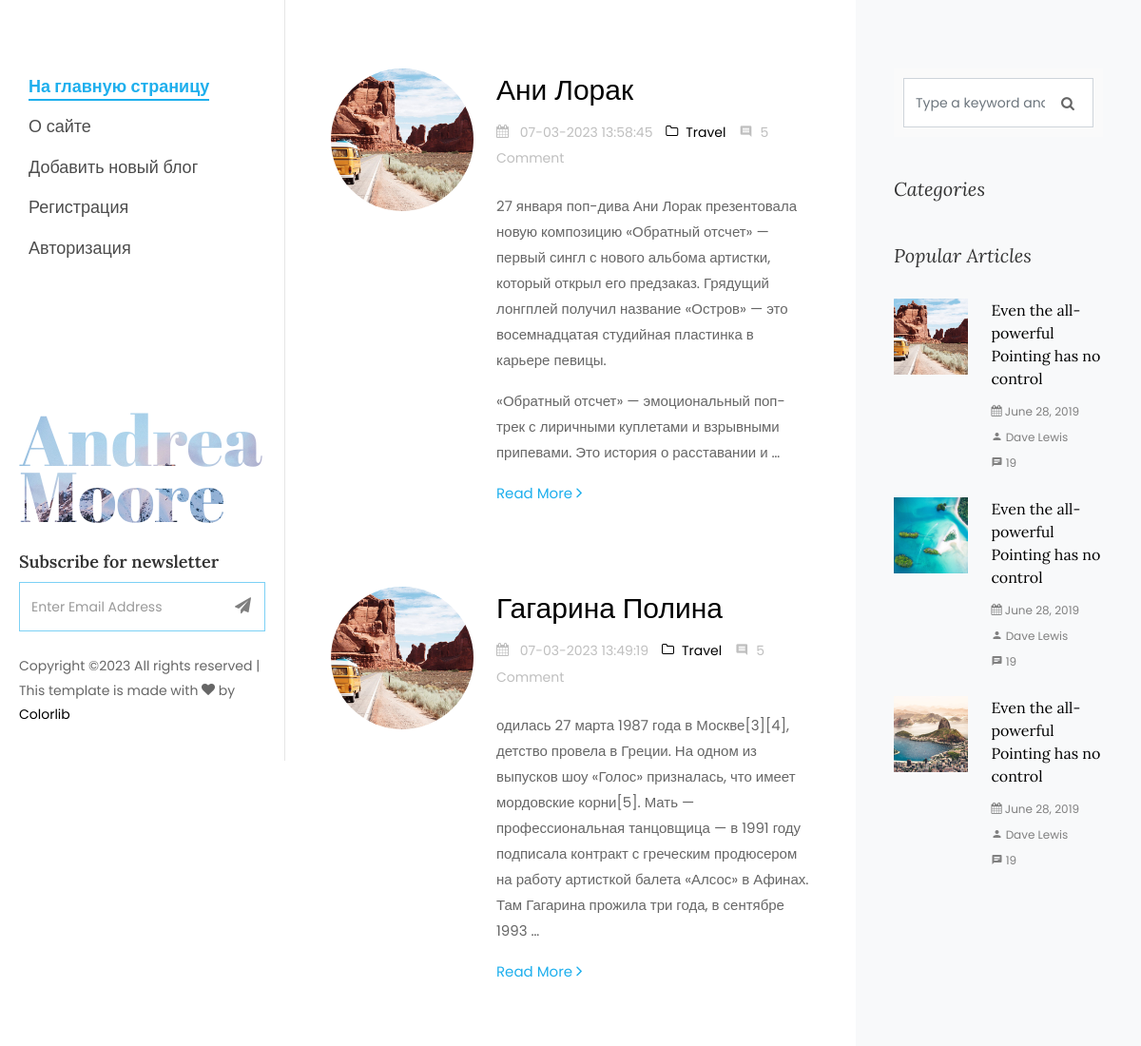
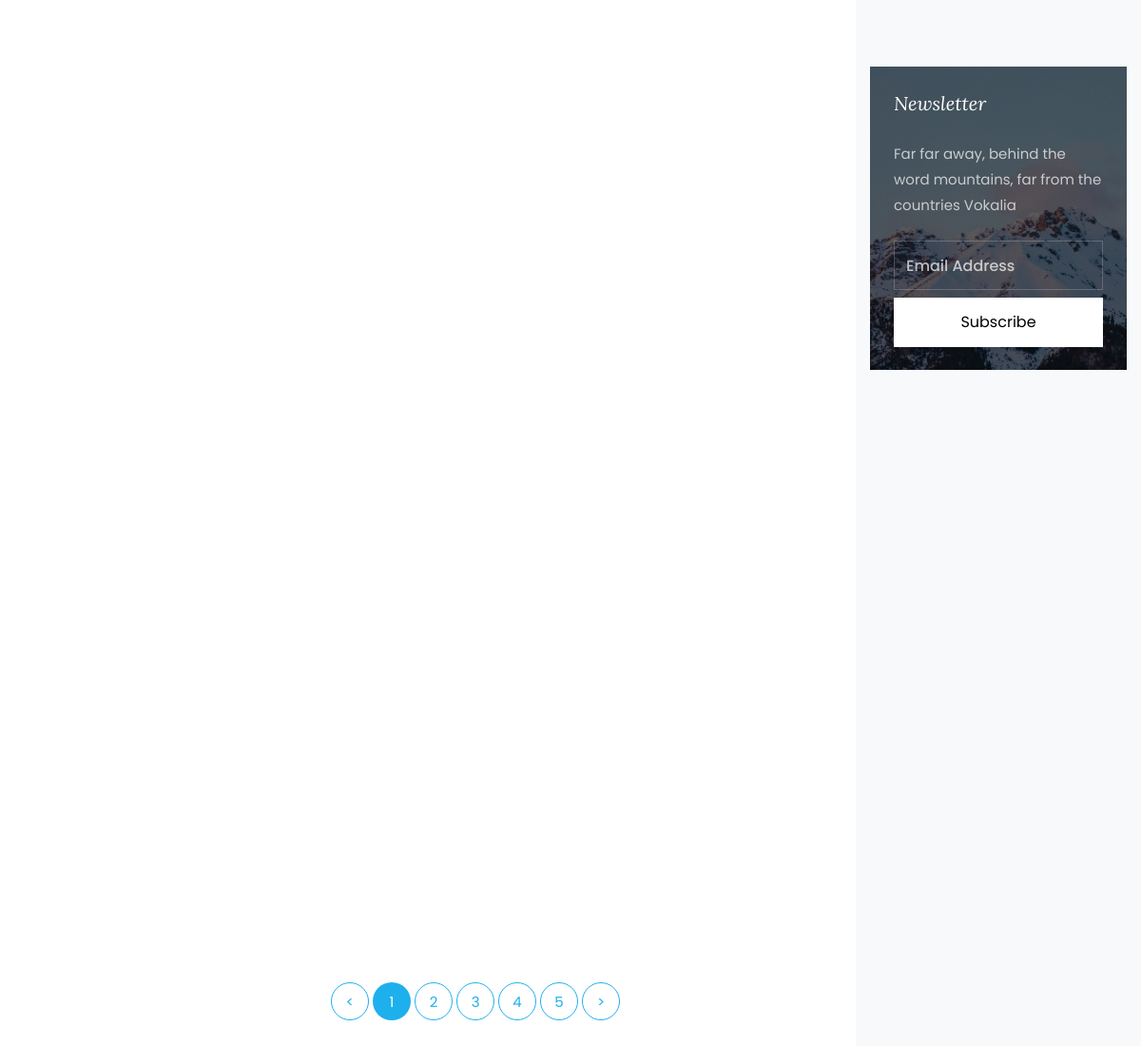
/cats/pevicy/, run on the app's committed database (2 pictures, top to bottom).
### women/models.py (models this page shows, shortened)
class Women(models.Model):
    objects = None
    title = models.CharField(max_length=255, verbose_name='Заголовок')
    content = models.TextField(blank=True)
    photo = models.ImageField(upload_to="photos/%Y/%m/%d/")
    time_create = models.DateTimeField(auto_now_add=True)
    slug = models.SlugField(max_length=250, unique= True, db_index= True, verbose_name= "URL")
    time_update = models.DateTimeField(auto_now=True)
    is_published = models.BooleanField(default=True)
    cat = models.ForeignKey('Category', on_delete=models.PROTECT, )
    class Meta:
        verbose_name_plural = 'Известные женщины'
        ordering = ('cat', 'title')

### women/views.py (the view)
# urls.py: path('cats/<slug:cat_slug>/', CategoryListView.as_view(), name='category'),
class CategoryListView(DataMixin, ListView):
    template_name = 'women/category.html'
    context_object_name = 'posts'
    def get_queryset(self):
        return Women.objects.filter(cat__slug=self.kwargs['cat_slug'], is_published=True)

### women/templates/women/category.html (shortened to what this page needs)
{% load static %}
<!DOCTYPE html>
<html lang="en">
  <head>
    <link rel="stylesheet" href="{% static 'css/open-iconic-bootstrap.min.css' %}">
    <link rel="stylesheet" href="{% static 'css/animate.css' %}">
    <link rel="stylesheet" href="{% static 'css/owl.carousel.min.css' %}">
    <link rel="stylesheet" href="{% static 'css/owl.theme.default.min.css' %}">
    <link rel="stylesheet" href="{% static 'css/magnific-popup.css' %}">
    <link rel="stylesheet" href="{% static 'css/aos.css' %}">
    <link rel="stylesheet" href="{% static 'css/ionicons.min.css' %}">
    <link rel="stylesheet" href="{% static 'css/bootstrap-datepicker.css' %}">
    <link rel="stylesheet" href="{% static 'css/jquery.timepicker.css' %}">
    <link rel="stylesheet" href="{%  static 'css/flaticon.css' %}">
    <link rel="stylesheet" href="{% static 'css/icomoon.css' %}">
    <link rel="stylesheet" href="{% static 'css/style.css' %}">
  </head>
  <body>
	{% include 'women/side-header.html' %}
		<div id="colorlib-main">
			<section class="ftco-section ftco-no-pt ftco-no-pb">
	    	<div class="container">
	    		<div class="row d-flex">
	    			<div class="col-xl-8 py-5 px-md-5">
						{% for p in posts %}
	    				<div class="row pt-md-4">
			    			<div class="col-md-12">
									<div class="blog-entry ftco-animate d-md-flex">
										<a href="" class="img img-2"
										   style="background-image: url('../static/images/image_1.jpg');"></a>
										<div class="text text-2 pl-md-4">
				              <h3 class="mb-2"><a href="single.html"> {{ p.title }} </a></h3>
				              <div class="meta-wrap">
												<p class="meta">
				              		<span><i class="icon-calendar mr-2"></i> {{p.time_update|date:'d-m-Y H:i:s' }} </span>
				              		<span><a href="single.html"><i class="icon-folder-o mr-2"></i>Travel</a></span>
				              		<span><i class="icon-comment2 mr-2"></i>5 Comment</span>
				              	</p>
			              	</div>
				              <p class="mb-4"> {{ p.content | linebreaks | truncatewords:50 }}</p>
				              <p><a href=" {% url 'post' p.slug %} " class="btn-custom">Read More <span class="ion-ios-arrow-forward"></span></a></p>
				            </div>
									</div>
								</div>
			    		</div>
						{% endfor %}
			    		<div class="row">
			          <div class="col">
			            <div class="block-27">
			              <ul>
			                <li><a href="#">&lt;</a></li>
			                <li class="active"><span>1</span></li>
			                <li><a href="#">2</a></li>
			                <li><a href="#">3</a></li>
			                <li><a href="#">4</a></li>
			                <li><a href="#">5</a></li>
			                <li><a href="#">&gt;</a></li>
			              </ul>
			            </div>
			          </div>
			        </div>
			    	</div>
	    			<div class="col-xl-4 sidebar ftco-animate bg-light pt-5">
	            <div class="sidebar-box pt-md-4">
	              <form action="#" class="search-form">
	                <div class="form-group">
	                  <span class="icon icon-search"></span>
	                  <input type="text" class="form-control" placeholder="Type a keyword and hit enter">
	                </div>
	              </form>
	            </div>
	            <div class="sidebar-box ftco-animate">
	            	<h3 class="sidebar-heading">Categories</h3>
	            </div>
	            <div class="sidebar-box ftco-animate">
	              <h3 class="sidebar-heading">Popular Articles</h3>
	              <div class="block-21 mb-4 d-flex">
	                <a class="blog-img mr-4" style="background-image: url('../static/images/image_1.jpg');"></a>
	                <div class="text">
	                  <h3 class="heading"><a href="#">Even the all-powerful Pointing has no control</a></h3>
	                  <div class="meta">
	                    <div><a href="#"><span class="icon-calendar"></span> June 28, 2019</a></div>
	                    <div><a href="#"><span class="icon-person"></span> Dave Lewis</a></div>
	                    <div><a href="#"><span class="icon-chat"></span> 19</a></div>
	                  </div>
	                </div>
	              </div>
	              <div class="block-21 mb-4 d-flex">
	                <a class="blog-img mr-4" style="background-image: url('../static/images/image_2.jpg');"></a>
	                <div class="text">
	                  <h3 class="heading"><a href="#">Even the all-powerful Pointing has no control</a></h3>
	                  <div class="meta">
	                    <div><a href="#"><span class="icon-calendar"></span> June 28, 2019</a></div>
	                    <div><a href="#"><span class="icon-person"></span> Dave Lewis</a></div>
	                    <div><a href="#"><span class="icon-chat"></span> 19</a></div>
	                  </div>
	                </div>
	              </div>
	              <div class="block-21 mb-4 d-flex">
	                <a class="blog-img mr-4" style="background-image: url('../static/images/image_3.jpg');"></a>
	                <div class="text">
	                  <h3 class="heading"><a href="#">Even the all-powerful Pointing has no control</a></h3>
	                  <div class="meta">
	                    <div><a href="#"><span class="icon-calendar"></span> June 28, 2019</a></div>
	                    <div><a href="#"><span class="icon-person"></span> Dave Lewis</a></div>
	                    <div><a href="#"><span class="icon-chat"></span> 19</a></div>
	                  </div>
	                </div>
	              </div>
	            </div>
							<div class="sidebar-box subs-wrap img py-4" style="background-image: url('../static/images/bg_1.jpg');">
								<div class="overlay"></div>
								<h3 class="mb-4 sidebar-heading">Newsletter</h3>
								<p class="mb-4">Far far away, behind the word mountains, far from the countries Vokalia</p>
	              <form action="#" class="subscribe-form">
	                <div class="form-group">
	                  <input type="text" class="form-control" placeholder="Email Address">
	                  <input type="submit" value="Subscribe" class="mt-2 btn btn-white submit">
	                </div>
	              </form>
	            </div>
	          </div>
	    		</div>
	    	</div>
	    </section>
		</div>
	</div>
  </body>
</html>

### women/static/css/icomoon.css (style rules this page uses)
[class^="icon-"], [class*=" icon-"] { font-family: 'icomoon' !important; speak: none; font-style: normal; font-weight: normal; font-variant: normal; text-transform: none; line-height: 1; -webkit-font-smoothing: antialiased; -moz-osx-font-smoothing: grayscale; }
.icon-search:before { content: "\f002"; }
.icon-calendar:before { content: "\f073"; }
.icon-folder-o:before { content: "\f114"; }
.icon-chat:before { content: "\e0b7"; }
.icon-comment2:before { content: "\e0b9"; }
.icon-person:before { content: "\e7fd"; }

### data on the page
Women: title "Ани Лорак", time_update "07-03-2023 13:58:45", content "27 января поп-дива Ани Лорак презентовала новую композицию «Обратный отсчет» — первый сингл с нового альбома артистки, который открыл его предзаказ. Грядущий лонгплей получил название «Остров» — это восемнадцатая студийная пластинка в карьере певицы. «Обратный отсчет» — эмоциональный поп-трек с лиричными куплетами и взрывными припевами. Это история о расставании и …"
Women: title "Гагарина Полина", time_update "07-03-2023 13:49:19", content "одилась 27 марта 1987 года в Москве[3][4], детство провела в Греции. На одном из выпусков шоу «Голос» призналась, что имеет мордовские корни[5]. Мать — профессиональная танцовщица — в 1991 году подписала контракт с греческим продюсером на работу артисткой балета «Алсос» в Афинах. Там Гагарина прожила три года, в сентябре 1993 …"
